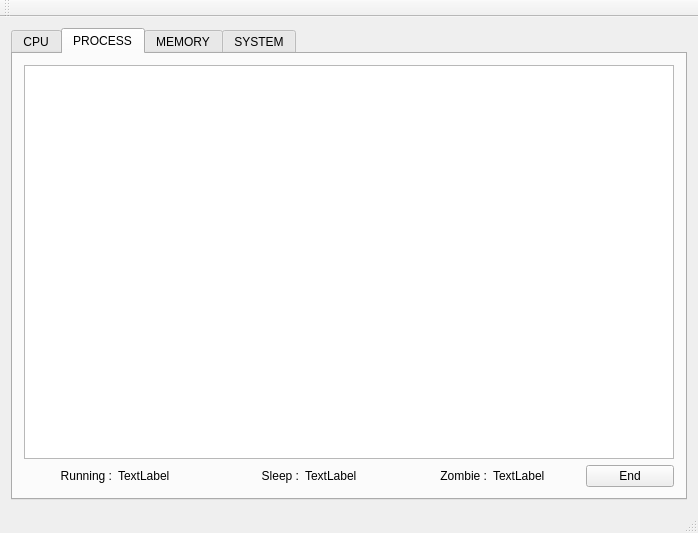
<?xml version="1.0" encoding="UTF-8"?>
<ui version="4.0">
 <class>MainWindow</class>
 <widget class="QMainWindow" name="MainWindow">
  <property name="geometry">
   <rect>
    <x>0</x>
    <y>0</y>
    <width>698</width>
    <height>533</height>
   </rect>
  </property>
  <property name="windowTitle">
   <string>MainWindow</string>
  </property>
  <widget class="QWidget" name="centralWidget">
   <layout class="QGridLayout" name="gridLayout_4">
    <item row="0" column="0">
     <widget class="QTabWidget" name="TabWidget">
      <property name="tabPosition">
       <enum>QTabWidget::North</enum>
      </property>
      <property name="tabShape">
       <enum>QTabWidget::Rounded</enum>
      </property>
      <property name="currentIndex">
       <number>1</number>
      </property>
      <property name="documentMode">
       <bool>false</bool>
      </property>
      <property name="tabsClosable">
       <bool>false</bool>
      </property>
      <property name="movable">
       <bool>true</bool>
      </property>
      <widget class="QWidget" name="cpuPage">
       <attribute name="title">
        <string>CPU</string>
       </attribute>
       <layout class="QGridLayout" name="gridLayout">
        <item row="0" column="0">
         <widget class="QLabel" name="label">
          <property name="font">
           <font>
            <pointsize>14</pointsize>
           </font>
          </property>
          <property name="text">
           <string>CPU</string>
          </property>
          <property name="textFormat">
           <enum>Qt::AutoText</enum>
          </property>
          <property name="alignment">
           <set>Qt::AlignRight|Qt::AlignTrailing|Qt::AlignVCenter</set>
          </property>
         </widget>
        </item>
        <item row="0" column="1">
         <widget class="QProgressBar" name="progressBar">
          <property name="value">
           <number>24</number>
          </property>
         </widget>
        </item>
        <item row="1" column="0">
         <widget class="QLabel" name="label_2">
          <property name="font">
           <font>
            <pointsize>14</pointsize>
           </font>
          </property>
          <property name="text">
           <string>CORE 1</string>
          </property>
          <property name="textFormat">
           <enum>Qt::AutoText</enum>
          </property>
          <property name="alignment">
           <set>Qt::AlignRight|Qt::AlignTrailing|Qt::AlignVCenter</set>
          </property>
         </widget>
        </item>
        <item row="1" column="1">
         <widget class="QProgressBar" name="progressBar_2">
          <property name="value">
           <number>24</number>
          </property>
         </widget>
        </item>
        <item row="2" column="0">
         <widget class="QLabel" name="label_3">
          <property name="font">
           <font>
            <pointsize>14</pointsize>
           </font>
          </property>
          <property name="text">
           <string>CORE 2</string>
          </property>
          <property name="textFormat">
           <enum>Qt::AutoText</enum>
          </property>
          <property name="alignment">
           <set>Qt::AlignRight|Qt::AlignTrailing|Qt::AlignVCenter</set>
          </property>
         </widget>
        </item>
        <item row="2" column="1">
         <widget class="QProgressBar" name="progressBar_3">
          <property name="value">
           <number>24</number>
          </property>
         </widget>
        </item>
        <item row="3" column="0">
         <widget class="QLabel" name="label_4">
          <property name="font">
           <font>
            <pointsize>14</pointsize>
           </font>
          </property>
          <property name="text">
           <string>CORE 3</string>
          </property>
          <property name="textFormat">
           <enum>Qt::AutoText</enum>
          </property>
          <property name="alignment">
           <set>Qt::AlignRight|Qt::AlignTrailing|Qt::AlignVCenter</set>
          </property>
         </widget>
        </item>
        <item row="3" column="1">
         <widget class="QProgressBar" name="progressBar_4">
          <property name="value">
           <number>24</number>
          </property>
         </widget>
        </item>
        <item row="4" column="0">
         <widget class="QLabel" name="label_5">
          <property name="font">
           <font>
            <pointsize>14</pointsize>
           </font>
          </property>
          <property name="text">
           <string>CORE 4</string>
          </property>
          <property name="textFormat">
           <enum>Qt::AutoText</enum>
          </property>
          <property name="alignment">
           <set>Qt::AlignRight|Qt::AlignTrailing|Qt::AlignVCenter</set>
          </property>
         </widget>
        </item>
        <item row="4" column="1">
         <widget class="QProgressBar" name="progressBar_5">
          <property name="value">
           <number>24</number>
          </property>
         </widget>
        </item>
       </layout>
      </widget>
      <widget class="QWidget" name="processorPage">
       <attribute name="title">
        <string>PROCESS</string>
       </attribute>
       <layout class="QGridLayout" name="gridLayout_5">
        <item row="0" column="0" colspan="7">
         <widget class="QListWidget" name="listWidget">
          <property name="sortingEnabled">
           <bool>false</bool>
          </property>
         </widget>
        </item>
        <item row="1" column="0">
         <widget class="QLabel" name="label_34">
          <property name="text">
           <string>Running :</string>
          </property>
          <property name="alignment">
           <set>Qt::AlignRight|Qt::AlignTrailing|Qt::AlignVCenter</set>
          </property>
         </widget>
        </item>
        <item row="1" column="1">
         <widget class="QLabel" name="runningpro">
          <property name="text">
           <string>TextLabel</string>
          </property>
         </widget>
        </item>
        <item row="1" column="2">
         <widget class="QLabel" name="label_36">
          <property name="text">
           <string>Sleep :</string>
          </property>
          <property name="alignment">
           <set>Qt::AlignRight|Qt::AlignTrailing|Qt::AlignVCenter</set>
          </property>
         </widget>
        </item>
        <item row="1" column="3">
         <widget class="QLabel" name="sleeppro">
          <property name="text">
           <string>TextLabel</string>
          </property>
         </widget>
        </item>
        <item row="1" column="4">
         <widget class="QLabel" name="label_38">
          <property name="text">
           <string>Zombie :</string>
          </property>
          <property name="alignment">
           <set>Qt::AlignRight|Qt::AlignTrailing|Qt::AlignVCenter</set>
          </property>
         </widget>
        </item>
        <item row="1" column="5">
         <widget class="QLabel" name="zombiepro">
          <property name="text">
           <string>TextLabel</string>
          </property>
         </widget>
        </item>
        <item row="1" column="6">
         <widget class="QPushButton" name="pushButton_3">
          <property name="text">
           <string>End</string>
          </property>
         </widget>
        </item>
       </layout>
      </widget>
      <widget class="QWidget" name="memoryPage">
       <attribute name="title">
        <string>MEMORY</string>
       </attribute>
       <layout class="QGridLayout" name="gridLayout_2">
        <item row="10" column="1">
         <widget class="QLabel" name="totalswap">
          <property name="text">
           <string>TextLabel</string>
          </property>
          <property name="alignment">
           <set>Qt::AlignRight|Qt::AlignTrailing|Qt::AlignVCenter</set>
          </property>
         </widget>
        </item>
        <item row="10" column="5">
         <widget class="QLabel" name="freeswap">
          <property name="text">
           <string>TextLabel</string>
          </property>
          <property name="alignment">
           <set>Qt::AlignRight|Qt::AlignTrailing|Qt::AlignVCenter</set>
          </property>
         </widget>
        </item>
        <item row="10" column="4">
         <widget class="QLabel" name="label_25">
          <property name="text">
           <string>Free Swap :</string>
          </property>
          <property name="alignment">
           <set>Qt::AlignRight|Qt::AlignTrailing|Qt::AlignVCenter</set>
          </property>
         </widget>
        </item>
        <item row="9" column="4">
         <widget class="QLabel" name="label_21">
          <property name="text">
           <string>Buffer Ram :</string>
          </property>
          <property name="alignment">
           <set>Qt::AlignRight|Qt::AlignTrailing|Qt::AlignVCenter</set>
          </property>
         </widget>
        </item>
        <item row="9" column="5">
         <widget class="QLabel" name="bufferram">
          <property name="text">
           <string>TextLabel</string>
          </property>
          <property name="alignment">
           <set>Qt::AlignRight|Qt::AlignTrailing|Qt::AlignVCenter</set>
          </property>
         </widget>
        </item>
        <item row="4" column="0">
         <widget class="QLabel" name="label_13">
          <property name="font">
           <font>
            <pointsize>14</pointsize>
           </font>
          </property>
          <property name="text">
           <string>MEMORY</string>
          </property>
          <property name="textFormat">
           <enum>Qt::AutoText</enum>
          </property>
          <property name="alignment">
           <set>Qt::AlignRight|Qt::AlignTrailing|Qt::AlignVCenter</set>
          </property>
         </widget>
        </item>
        <item row="10" column="0">
         <widget class="QLabel" name="label_27">
          <property name="text">
           <string>Total Swap :</string>
          </property>
          <property name="alignment">
           <set>Qt::AlignRight|Qt::AlignTrailing|Qt::AlignVCenter</set>
          </property>
         </widget>
        </item>
        <item row="3" column="0">
         <widget class="QLabel" name="label_28">
          <property name="enabled">
           <bool>false</bool>
          </property>
          <property name="text">
           <string/>
          </property>
         </widget>
        </item>
        <item row="5" column="0">
         <widget class="QLabel" name="label_29">
          <property name="enabled">
           <bool>false</bool>
          </property>
          <property name="text">
           <string/>
          </property>
         </widget>
        </item>
        <item row="10" column="2">
         <widget class="QLabel" name="label_26">
          <property name="text">
           <string>KB</string>
          </property>
         </widget>
        </item>
        <item row="8" column="4">
         <widget class="QLabel" name="label_15">
          <property name="text">
           <string>Shared Ram :</string>
          </property>
          <property name="alignment">
           <set>Qt::AlignRight|Qt::AlignTrailing|Qt::AlignVCenter</set>
          </property>
         </widget>
        </item>
        <item row="6" column="4">
         <widget class="QLabel" name="label_22">
          <property name="text">
           <string>Free Ram :</string>
          </property>
          <property name="alignment">
           <set>Qt::AlignRight|Qt::AlignTrailing|Qt::AlignVCenter</set>
          </property>
         </widget>
        </item>
        <item row="6" column="5">
         <widget class="QLabel" name="freeram">
          <property name="text">
           <string>TextLabel</string>
          </property>
          <property name="alignment">
           <set>Qt::AlignRight|Qt::AlignTrailing|Qt::AlignVCenter</set>
          </property>
         </widget>
        </item>
        <item row="9" column="1">
         <widget class="QLabel" name="cached">
          <property name="text">
           <string>TextLabel</string>
          </property>
          <property name="alignment">
           <set>Qt::AlignRight|Qt::AlignTrailing|Qt::AlignVCenter</set>
          </property>
         </widget>
        </item>
        <item row="6" column="2">
         <widget class="QLabel" name="label_19">
          <property name="text">
           <string>KB</string>
          </property>
         </widget>
        </item>
        <item row="9" column="2">
         <widget class="QLabel" name="label_24">
          <property name="text">
           <string>KB</string>
          </property>
         </widget>
        </item>
        <item row="8" column="2">
         <widget class="QLabel" name="label_23">
          <property name="text">
           <string>KB</string>
          </property>
         </widget>
        </item>
        <item row="8" column="0">
         <widget class="QLabel" name="label_17">
          <property name="text">
           <string>Available : </string>
          </property>
          <property name="alignment">
           <set>Qt::AlignRight|Qt::AlignTrailing|Qt::AlignVCenter</set>
          </property>
         </widget>
        </item>
        <item row="6" column="0">
         <widget class="QLabel" name="label_18">
          <property name="text">
           <string>Total Ram :</string>
          </property>
          <property name="alignment">
           <set>Qt::AlignRight|Qt::AlignTrailing|Qt::AlignVCenter</set>
          </property>
         </widget>
        </item>
        <item row="8" column="1">
         <widget class="QLabel" name="available">
          <property name="text">
           <string>TextLabel</string>
          </property>
          <property name="alignment">
           <set>Qt::AlignRight|Qt::AlignTrailing|Qt::AlignVCenter</set>
          </property>
         </widget>
        </item>
        <item row="8" column="5">
         <widget class="QLabel" name="sharedram">
          <property name="enabled">
           <bool>true</bool>
          </property>
          <property name="text">
           <string>TextLabel</string>
          </property>
          <property name="alignment">
           <set>Qt::AlignRight|Qt::AlignTrailing|Qt::AlignVCenter</set>
          </property>
         </widget>
        </item>
        <item row="6" column="1">
         <widget class="QLabel" name="totalram">
          <property name="text">
           <string>TextLabel</string>
          </property>
          <property name="alignment">
           <set>Qt::AlignRight|Qt::AlignTrailing|Qt::AlignVCenter</set>
          </property>
         </widget>
        </item>
        <item row="9" column="0">
         <widget class="QLabel" name="label_20">
          <property name="text">
           <string>Cached : </string>
          </property>
          <property name="alignment">
           <set>Qt::AlignRight|Qt::AlignTrailing|Qt::AlignVCenter</set>
          </property>
         </widget>
        </item>
        <item row="6" column="6">
         <widget class="QLabel" name="label_30">
          <property name="text">
           <string>KB</string>
          </property>
         </widget>
        </item>
        <item row="8" column="6">
         <widget class="QLabel" name="label_31">
          <property name="text">
           <string>KB</string>
          </property>
         </widget>
        </item>
        <item row="9" column="6">
         <widget class="QLabel" name="label_32">
          <property name="text">
           <string>KB</string>
          </property>
         </widget>
        </item>
        <item row="10" column="6">
         <widget class="QLabel" name="label_33">
          <property name="text">
           <string>KB</string>
          </property>
         </widget>
        </item>
        <item row="4" column="1" colspan="5">
         <widget class="QProgressBar" name="memprogressBar">
          <property name="value">
           <number>24</number>
          </property>
         </widget>
        </item>
       </layout>
      </widget>
      <widget class="QWidget" name="systemPage">
       <attribute name="title">
        <string>SYSTEM</string>
       </attribute>
       <layout class="QGridLayout" name="gridLayout_3">
        <item row="0" column="0">
         <widget class="QLabel" name="label_8">
          <property name="text">
           <string>Boot time :</string>
          </property>
          <property name="alignment">
           <set>Qt::AlignRight|Qt::AlignTrailing|Qt::AlignVCenter</set>
          </property>
         </widget>
        </item>
        <item row="5" column="0">
         <widget class="QLabel" name="label_14">
          <property name="text">
           <string>Version :</string>
          </property>
          <property name="alignment">
           <set>Qt::AlignRight|Qt::AlignTrailing|Qt::AlignVCenter</set>
          </property>
         </widget>
        </item>
        <item row="5" column="1" colspan="3">
         <widget class="QLabel" name="version">
          <property name="text">
           <string>TextLabel</string>
          </property>
         </widget>
        </item>
        <item row="2" column="2">
         <widget class="QLabel" name="label_12">
          <property name="text">
           <string>Machine :</string>
          </property>
          <property name="alignment">
           <set>Qt::AlignRight|Qt::AlignTrailing|Qt::AlignVCenter</set>
          </property>
         </widget>
        </item>
        <item row="3" column="1">
         <widget class="QLabel" name="kernel">
          <property name="text">
           <string>TextLabel</string>
          </property>
         </widget>
        </item>
        <item row="1" column="1">
         <widget class="QLabel" name="runtime">
          <property name="text">
           <string>TextLabel</string>
          </property>
         </widget>
        </item>
        <item row="0" column="2">
         <widget class="QLabel" name="label_6">
          <property name="text">
           <string>Host name :</string>
          </property>
          <property name="alignment">
           <set>Qt::AlignRight|Qt::AlignTrailing|Qt::AlignVCenter</set>
          </property>
         </widget>
        </item>
        <item row="0" column="1">
         <widget class="QLabel" name="boottime">
          <property name="text">
           <string>TextLabel</string>
          </property>
          <property name="scaledContents">
           <bool>true</bool>
          </property>
          <property name="alignment">
           <set>Qt::AlignLeading|Qt::AlignLeft|Qt::AlignVCenter</set>
          </property>
          <property name="wordWrap">
           <bool>false</bool>
          </property>
          <property name="indent">
           <number>-1</number>
          </property>
         </widget>
        </item>
        <item row="3" column="0">
         <widget class="QLabel" name="label_16">
          <property name="text">
           <string>Kernel :</string>
          </property>
          <property name="alignment">
           <set>Qt::AlignRight|Qt::AlignTrailing|Qt::AlignVCenter</set>
          </property>
         </widget>
        </item>
        <item row="3" column="2">
         <widget class="QLabel" name="label_11">
          <property name="text">
           <string>release :</string>
          </property>
          <property name="alignment">
           <set>Qt::AlignRight|Qt::AlignTrailing|Qt::AlignVCenter</set>
          </property>
         </widget>
        </item>
        <item row="2" column="1">
         <widget class="QLabel" name="cpu">
          <property name="text">
           <string>TextLabel</string>
          </property>
         </widget>
        </item>
        <item row="2" column="3">
         <widget class="QLabel" name="machine">
          <property name="text">
           <string>TextLabel</string>
          </property>
         </widget>
        </item>
        <item row="3" column="3">
         <widget class="QLabel" name="release">
          <property name="text">
           <string>TextLabel</string>
          </property>
         </widget>
        </item>
        <item row="0" column="3">
         <widget class="QLabel" name="hostname">
          <property name="text">
           <string>TextLabel</string>
          </property>
         </widget>
        </item>
        <item row="7" column="3">
         <widget class="QPushButton" name="pushButton_2">
          <property name="text">
           <string>REBOOT</string>
          </property>
         </widget>
        </item>
        <item row="7" column="2">
         <widget class="QPushButton" name="pushButton">
          <property name="text">
           <string>SHUTDOWN</string>
          </property>
         </widget>
        </item>
        <item row="1" column="0">
         <widget class="QLabel" name="label_10">
          <property name="text">
           <string>Run time :</string>
          </property>
          <property name="alignment">
           <set>Qt::AlignRight|Qt::AlignTrailing|Qt::AlignVCenter</set>
          </property>
         </widget>
        </item>
        <item row="1" column="2">
         <widget class="QLabel" name="label_9">
          <property name="text">
           <string>Log name :</string>
          </property>
          <property name="alignment">
           <set>Qt::AlignRight|Qt::AlignTrailing|Qt::AlignVCenter</set>
          </property>
         </widget>
        </item>
        <item row="1" column="3">
         <widget class="QLabel" name="logname">
          <property name="text">
           <string>TextLabel</string>
          </property>
         </widget>
        </item>
        <item row="2" column="0">
         <widget class="QLabel" name="label_7">
          <property name="text">
           <string>Cpu :</string>
          </property>
          <property name="alignment">
           <set>Qt::AlignRight|Qt::AlignTrailing|Qt::AlignVCenter</set>
          </property>
         </widget>
        </item>
       </layout>
      </widget>
     </widget>
    </item>
   </layout>
  </widget>
  <widget class="QStatusBar" name="statusBar"/>
  <widget class="QToolBar" name="toolBar">
   <property name="windowTitle">
    <string>toolBar</string>
   </property>
   <attribute name="toolBarArea">
    <enum>TopToolBarArea</enum>
   </attribute>
   <attribute name="toolBarBreak">
    <bool>false</bool>
   </attribute>
  </widget>
 </widget>
 <layoutdefault spacing="6" margin="11"/>
 <resources/>
 <connections/>
</ui>
